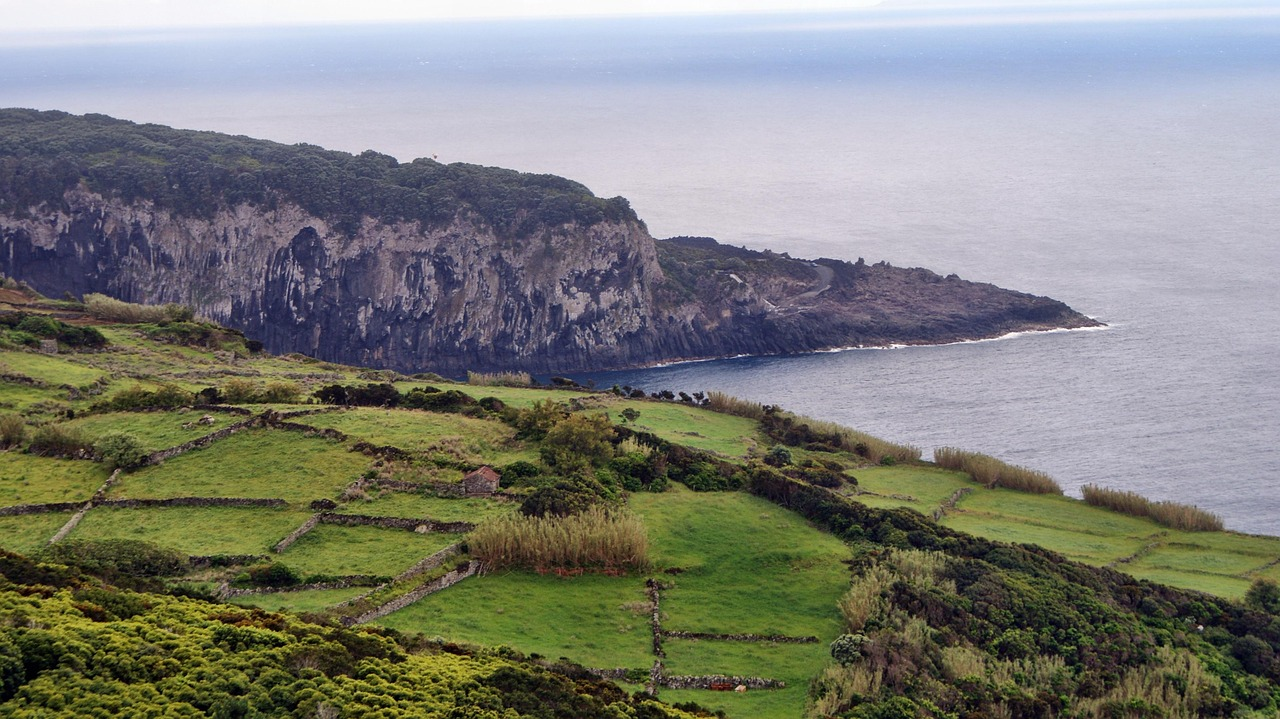
#> input picture test.jpg, 1280 x 719 px, found by its file name
$ python ass1.py
#> lines starting #> are read from the running program, lines starting #| are printed output that depends on the picture; long printed decimals are rounded
import cv2
import matplotlib.pyplot as plt

img = cv2.imread("test.jpg")
#> img is the input picture: shape (719, 1280, 3); mean B, G, R 120.9, 127.3, 126.1
img_rgb = cv2.cvtColor(img, cv2.COLOR_BGR2RGB)
print("Original Image Shape:", img_rgb.shape)
#| Original Image Shape: (719, 1280, 3)
print("new height:", img_rgb.shape[0]*2, "new width:", img_rgb.shape[1]*2)
#| new height: 1438 new width: 2560
rows, cols = img.shape[:2]
#> rows = 719; cols = 1280
center = (cols / 2, rows / 2)
#> center = (640, 359.5)
M = cv2.getRotationMatrix2D(center, 45, 1)
print("Rotation Matrix:\n", M)
#| Rotation Matrix:
#|  [[  0.7071   0.7071 -66.753 ]
#|  [ -0.7071   0.7071 557.843]]

small_nearest = cv2.resize(img_rgb, None, fx=2, fy=2, interpolation=cv2.INTER_NEAREST)
small_linear = cv2.resize(img_rgb, None, fx=2, fy=2, interpolation=cv2.INTER_LINEAR)
small_cubic = cv2.resize(img_rgb, None, fx=2, fy=2, interpolation=cv2.INTER_CUBIC)
rotated_image = cv2.warpAffine(img, M, (cols, rows))
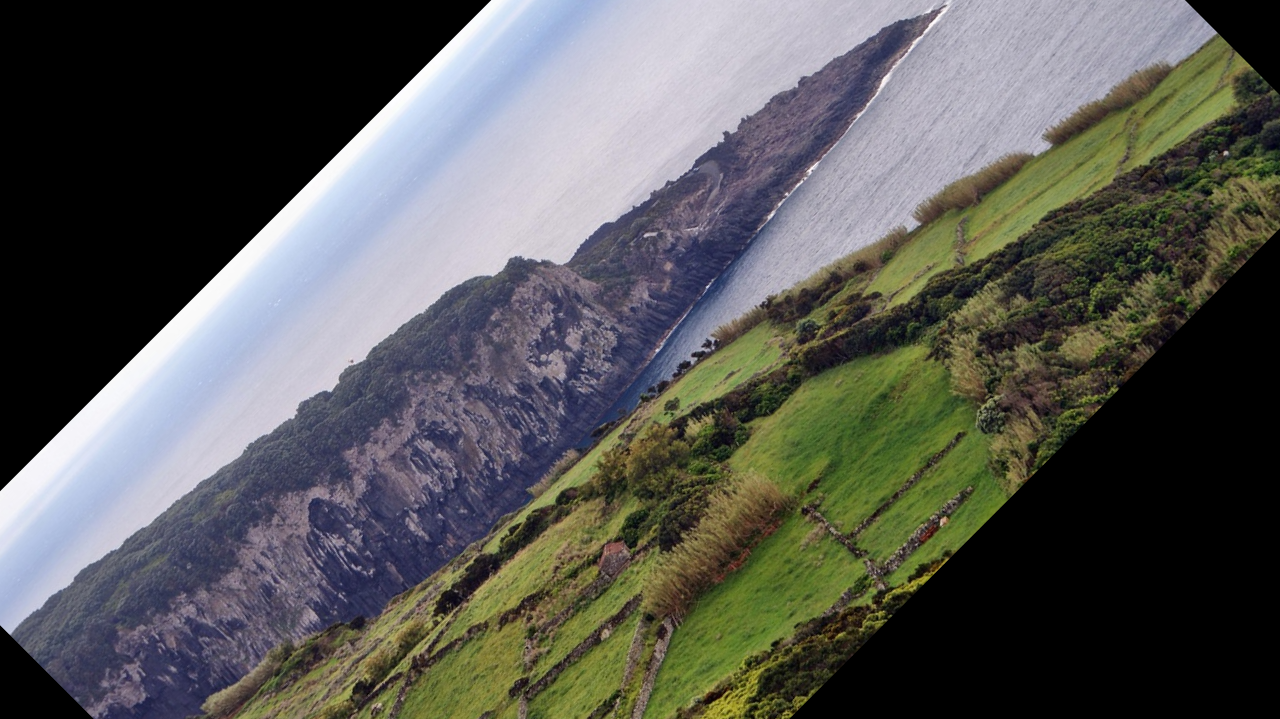
#> rotated_image: shape (719, 1280, 3); mean B, G, R 85.7, 88.8, 88.3

plt.figure(figsize=(12,10))

plt.subplot(3,3,2)
plt.imshow(img_rgb)
plt.title("original")

plt.subplot(3,3,4)
plt.imshow(small_nearest)
plt.title("Nearest")

plt.subplot(3,3,5)
plt.imshow(small_linear)
plt.title("Bilinear")

plt.subplot(3,3,6)
plt.imshow(small_cubic)
plt.title("Bicubic")

plt.subplot(3,3,8)
plt.imshow(rotated_image)
plt.title("rotated_image")

plt.show()
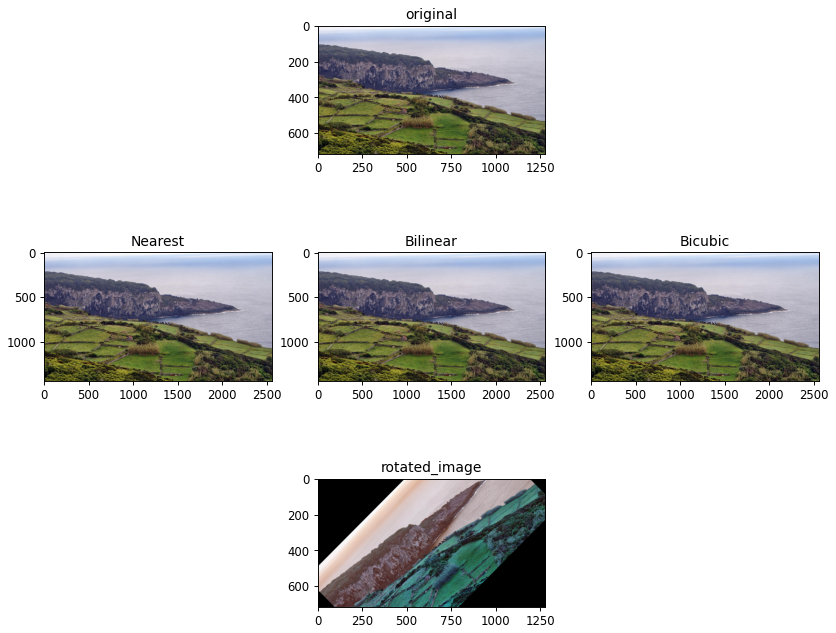
#> figure drawn by matplotlib, 5 panels; B, G, R data is drawn as R, G, B
